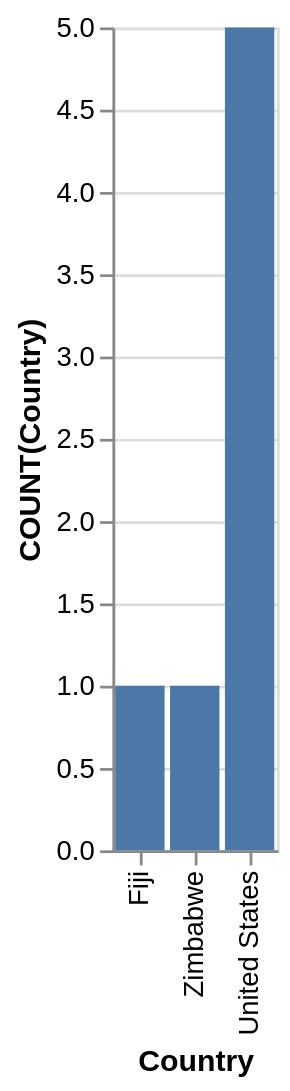

Describe this chart as a Vega-Lite specification.
### Vega-Lite specification from a JSON file in a GitHub repository (floating-point values rounded to 4 significant figures)
{"data": {"values": [{"x_data": "Fiji", "y_data": 1}, {"x_data": "United States", "y_data": 5}, {"x_data": "Zimbabwe", "y_data": 1}]}, "mark": "bar", "encoding": {"x": {"field": "x_data", "type": "nominal", "title": "Country", "sort": {"op": "sum", "field": "y_data", "order": "ascending"}}, "y": {"field": "y_data", "type": "quantitative", "title": "COUNT(Country)"}}}
